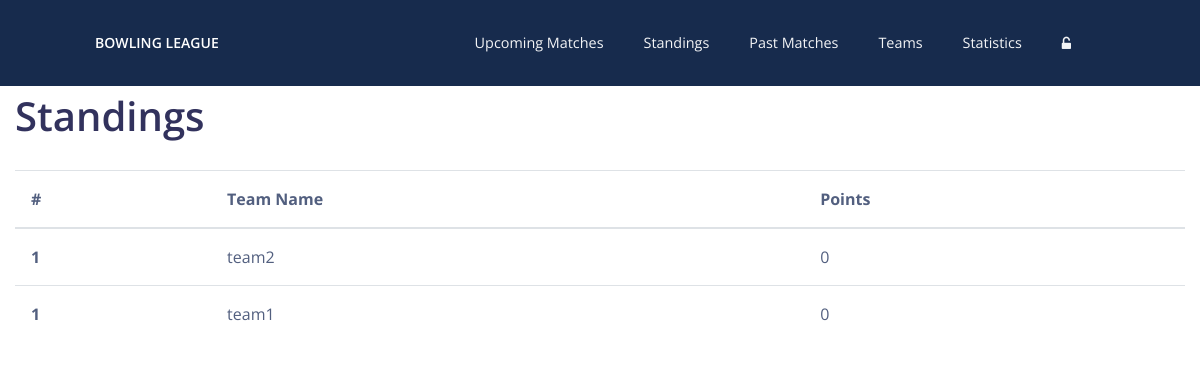
The page /Frontend/standings.php on the database its author committed.
### tables this page shows
CREATE TABLE teams (
    id INT(10) UNSIGNED NOT NULL UNIQUE AUTO_INCREMENT,
    teamName VARCHAR(255) NOT NULL,
    totalPoints INT(11) DEFAULT 0,
    PRIMARY KEY (id)
);

### Frontend/standings.php (the view, shortened to what this page needs)
<?php
require "includes/connection.inc.php";
$sql = "SELECT t1.id, t1.teamName, t1.totalPoints, COUNT(t2.totalPoints) AS Rank
FROM teams t1
JOIN teams t2 ON t1.totalPoints < t2.totalPoints OR (t1.totalPoints=t2.totalPoints and t1.id = t2.id)
GROUP BY t1.id, t1.totalPoints
ORDER BY t1.totalPoints DESC, t1.id DESC;";
if ($stmt = mysqli_prepare($link, $sql)) {
    mysqli_stmt_execute($stmt);
    $result = mysqli_stmt_get_result($stmt);
} else {
    exit();
}
?>
<!DOCTYPE html>
<html lang="en">
<head>
    <link href="assets/vendor/icomoon/icomoon.min.css" rel="stylesheet"/>
    <link type="text/css" href="assets/css/argon.min.css" rel="stylesheet"/>
</head>
<body>
<?php
include_once "includes/navbar.inc.php";
?>
<main>
    <div class="row justify-content-center">
        <div class="col-lg-12">
            <h1 class="h1 font-weight-bold mb-4">Standings</h1>
            <table class="table">
                <thead>
                <tr>
                    <th scope="col">#</th>
                    <th scope="col">Team Name</th>
                    <th scope="col">Points</th>
                </tr>
                </thead>
                <tbody>
                <?php
                while ($row = mysqli_fetch_assoc($result)) {
                    echo '<tr>';
                    echo '<th scope="row">' . htmlspecialchars($row['Rank'], ENT_QUOTES, 'UTF-8') . '</th>';
                    echo '<td>' . htmlspecialchars($row['teamName'], ENT_QUOTES, 'UTF-8') . '</td>';
                    echo '<td>' . htmlspecialchars($row['totalPoints'], ENT_QUOTES, 'UTF-8') . '</td>';
                    echo '</tr>';
                }
                ?>
                </tbody>
            </table>
        </div>
    </div>
</main>
</body>
</html>

### rows shown on the page
teams: Rank "1", teamName "team2", totalPoints "0"
teams: Rank "1", teamName "team1", totalPoints "0"
